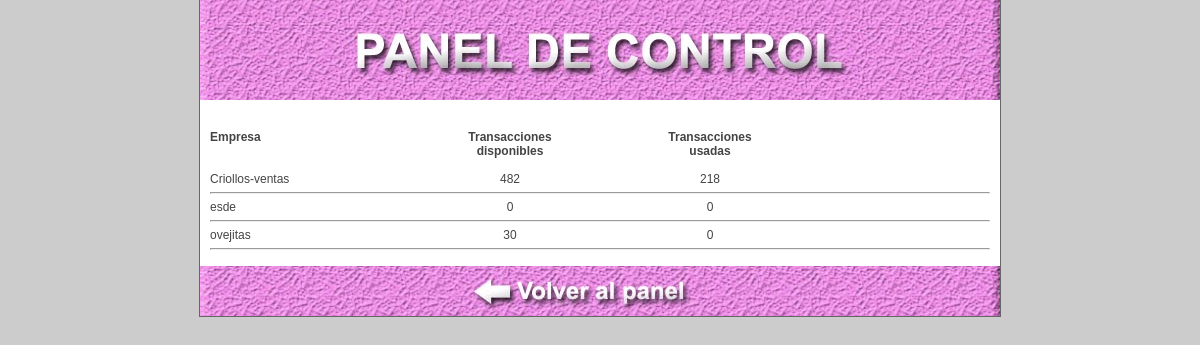
The app's page /utilidades/empresas.php (signed in) with its own data.
### tables this page shows
CREATE TABLE IF NOT EXISTS `empresa` (
  `id_empresa` int(12) NOT NULL auto_increment,
  `nombre_empresa` varchar(150) default NULL,
  `rubro_empresa` varchar(100) default NULL,
  `direccion_empresa` char(100) default NULL,
  `tel1_empresa` char(50) default NULL,
  `tel2_empresa` char(50) default NULL,
  `mail_empresa` char(50) default NULL,
  `web_empresa` char(80) default NULL,
  `logo_empresa` varchar(80) default NULL,
  PRIMARY KEY  (`id_empresa`)
);

CREATE TABLE IF NOT EXISTS `transacciones` (
  `id_tran` int(12) NOT NULL auto_increment,
  `cantidad_tran` int(12) default NULL,
  `idd_empresa_tran` int(12) default NULL,
  PRIMARY KEY  (`id_tran`)
);

### utilidades/empresas.php (the view, shortened to what this page needs)
<!DOCTYPE html>
<html xmlns="http://www.w3.org/1999/xhtml">
<head lang="es">
<link href="hoja.css" type="text/css" rel="stylesheet">
</head>
<body>
<div class="global" >
<div style="width:800px;height:100px;background-image:url(imagenes/encabezado.jpg);margin-bottom:20px"></div>
<div style="padding:10px;font-size:12px">
<?php
$sql = mysql_query("select * from empresa order by nombre_empresa asc");
$c_sql = mysql_num_rows($sql);
echo "
      <div style='width:200px;float:left'><b>Empresa</b></div>
      <div style='width:200px;float:left;text-align:center'><b>Transacciones <br> disponibles</b></div>
      <div style='width:200px;float:left;text-align:center'><b>Transacciones <br> usadas</b></div>
      <div style='clear:both'></div><br>
	  ";
for($d=1;$d<=$c_sql;$d++){
$l_sql = mysql_fetch_assoc($sql);
$de = mysql_query("select * from transacciones where idd_empresa_tran='$l_sql[id_empresa]'");
$l_de = mysql_fetch_assoc($de);
$de1 = mysql_query("select * from transacciones1 where idd_empresa_tran1='$l_sql[id_empresa]'");
$c_de1 = mysql_num_rows($de1);
$dife = $l_de["cantidad_tran"] - $c_de1;
echo "
      <div style='width:200px;float:left'>$l_sql[nombre_empresa]</div>
      <div style='width:200px;float:left;text-align:center'>$dife</div>
      <div style='width:200px;float:left;text-align:center'>$c_de1</div>
      <div style='clear:both'></div><hr>
	  ";
}
?>
</div>
<div style="width:800px;height:50px;background-image:url(imagenes/volver.jpg);margin-bottom:0px;cursor:pointer" onclick="location.href='panel.php'"></div>
       </div>
</body>
</html>

### utilidades/hoja.css (style rules this page uses)
body { margin-left:0px; margin-right:0px; margin-bottom:0px; margin-top:0px; background-color:#FF99FF; font-family:arial; background-color:#cccccc; font-size:12px; color:#444444; }
.global { width:800px; margin: 0px auto; background-color:#FFFFFF; border-right-width: 1px; border-bottom-width: 1px; border-left-width: 1px; border-right-style: solid; border-bottom-style: solid; border-left-style: solid; border-top-color: #666666; border-right-color: #666666; border-bottom-color: #666666; border-left-color: #666666; }

### records on screen
empresa: nombre_empresa "Criollos-ventas"
transacciones: cantidad_tran "482"
empresa: nombre_empresa "esde"
empresa: nombre_empresa "ovejitas"
transacciones: cantidad_tran "30"

### other values on screen
$c_de1 "218"
$dife "0"
$c_de1 "0"
